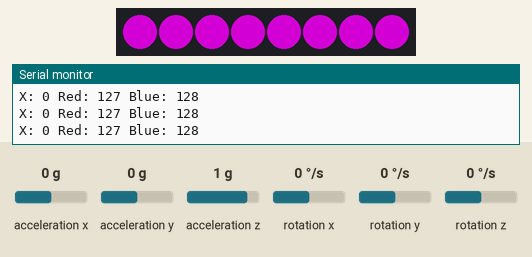
Recording of a sketch running on a simulated Arduino Uno, built with avr-gcc and run on an emulated ATmega328P. Parts: 8 RGB LEDs in strip order, left to right, the last lines printed to the serial monitor. The test bench sets the inputs (shaded band); at power-on: acceleration y 0 g, acceleration x 0 g, acceleration z 1 g, rotation x 0 °/s, rotation y 0 °/s, rotation z 0 °/s. Dim RGB values are drawn brighter than linear.

Above: at 4.2 s.
4.3 s: acceleration y set to -1.4 g
At 5.2 s:
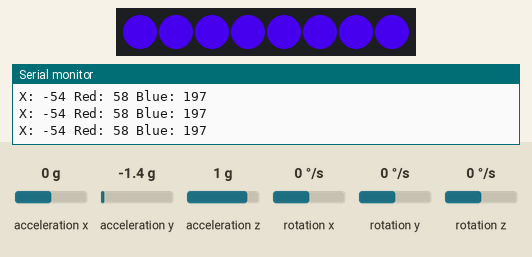
6.0 s: acceleration y set to 0.8 g
At 6.7 s:
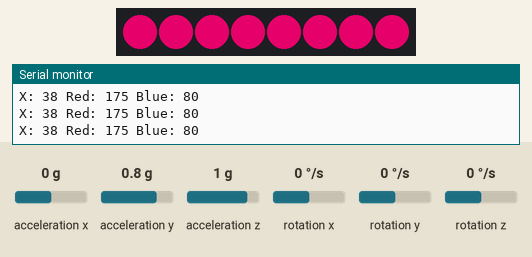
7.7 s: acceleration x set to -1.4 g
At 8.2 s:
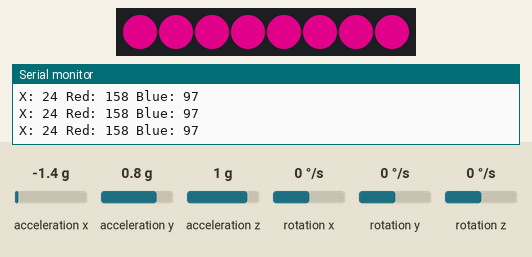
9.4 s: acceleration y set to -0.8 g
At 9.57 s:
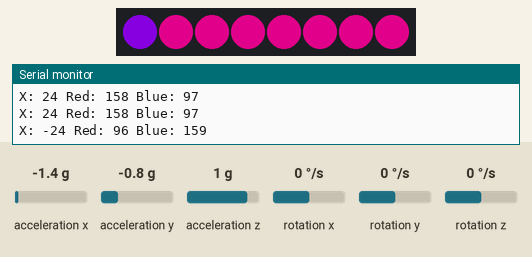
11.1 s: acceleration x set to 0 g
At 12.4 s:
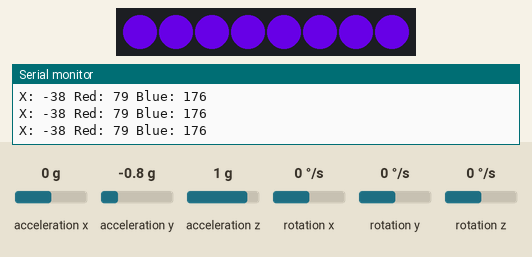
12.7 s: acceleration z set to -1.4 g
At 13.9 s:
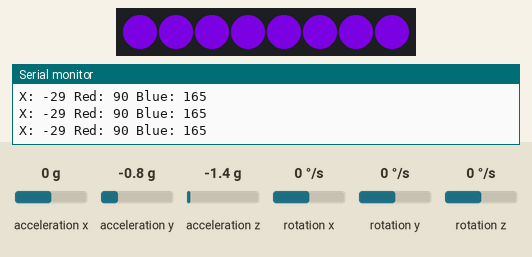
Timing chart, 0 to 15.4 s (numbered marks = the images above; inputs shaded):
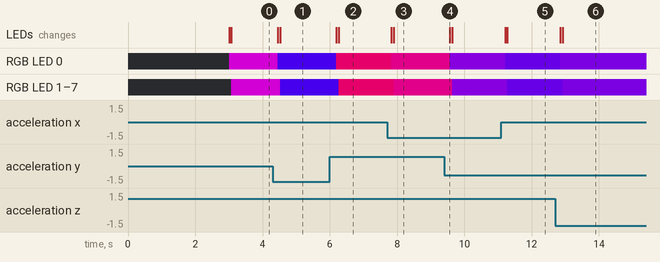

Measured:
- after the input at 4.3 s, RGB LED 0: RGB(127, 0, 128) → RGB(58, 0, 197) after 0.15 s; RGB LED 1–7: RGB(127, 0, 128) → RGB(58, 0, 197) after 0.22 s; the LEDs: first change after 0.15 s (image 1 shows a later state)
- after the input at 6.0 s, RGB LED 0: RGB(58, 0, 197) → RGB(175, 0, 80) after 0.19 s; RGB LED 1–7: RGB(58, 0, 197) → RGB(175, 0, 80) after 0.26 s; the LEDs: first change after 0.19 s (image 2 shows a later state)
- after the input at 7.7 s, RGB LED 0: RGB(175, 0, 80) → RGB(158, 0, 97) after 0.13 s; RGB LED 1–7: RGB(175, 0, 80) → RGB(158, 0, 97) after 0.20 s; the LEDs: first change after 0.13 s (image 3 shows a later state)
- after the input at 9.4 s, RGB LED 0: RGB(158, 0, 97) → RGB(96, 0, 159) after 0.17 s; RGB LED 1–7: RGB(158, 0, 97) → RGB(96, 0, 159) after 0.24 s; the LEDs: change after 0.17 s (image 4)
- after the input at 11.1 s, RGB LED 0: RGB(96, 0, 159) → RGB(79, 0, 176) after 0.11 s; RGB LED 1–7: RGB(96, 0, 159) → RGB(79, 0, 176) after 0.18 s; the LEDs: first change after 0.11 s (image 5 shows a later state)
- after the input at 12.7 s, RGB LED 0: RGB(79, 0, 176) → RGB(90, 0, 165) after 0.15 s; RGB LED 1–7: RGB(79, 0, 176) → RGB(90, 0, 165) after 0.22 s; the LEDs: first change after 0.15 s (image 6 shows a later state)

The sketch:

NeoPixel_MPU6050.ino
```cpp
//Demo can be found here: https://youtu.be/zCAI8u63GBw

//Adding Libraries
#include <MPU6050_tockn.h>
#include <Wire.h>
#include <Adafruit_NeoPixel.h>

//Defining which pin does the NeoPixel strip use and how many LEDs are there in the strip
#define PIN 5
#define n 8

Adafruit_NeoPixel strip = Adafruit_NeoPixel(n,PIN, NEO_GRB + NEO_KHZ800);
MPU6050 mpu6050(Wire);

int red, blue;

void setup() {
  //initializing Serial Port, NeoPixel Strip and MPU6050
  Serial.begin(9600);
  Wire.begin();
  strip.begin();
  mpu6050.begin();
  mpu6050.calcGyroOffsets();
}

void loop() {

  //Getting X angle info from MPU6050
  int angleX = mpu6050.getAngleX();
  mpu6050.update();

  //Mapping X angle degrees to 0, 255 for red and 255, 0 for blue
  red = map(angleX, -100, 100, 0, 255);
  blue = map(angleX, -100, 100, 255, 0);
  /* The reason why we reversed blue's value is because
  we want red LEDs to flash when we tilt MPU6050 to left
  and blue LEDs to flash when we tilt it o right. */

  //Printing values for X angle, red and blue
  Serial.print("X: ");
  Serial.print(angleX);
  Serial.print(" Red: ");
  Serial.print(red);
  Serial.print(" Blue: ");
  Serial.println(blue);

  //Coloring all LEDs in the strip with the values
  for(int i = 0; i < n; i++){
    strip.setPixelColor(i, strip.Color(red, 0, blue));
    strip.show();
    delay(10);
  }
  delay(10);
}
```
